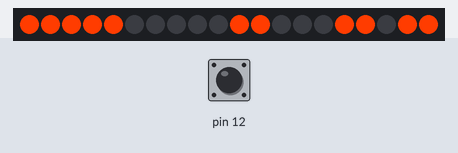
The sketch below on a simulated Arduino Uno, built with avr-gcc and run on an emulated ATmega328P. Shown: 20 RGB LEDs in strip order, left to right. The test bench sets the inputs (shaded band); at power-on: pin 12 HIGH. Random numbers use the default seed unless the sketch sets one.

Above: at 5.7 s.
17.3 s: pin 12 pulled LOW for 3.2 s
At 17.96 s:
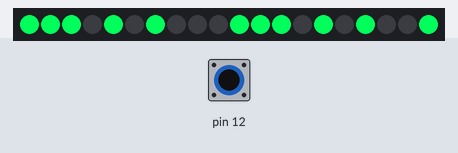
22.0 s: pin 12 pulled LOW for 1 s
At 22.79 s:
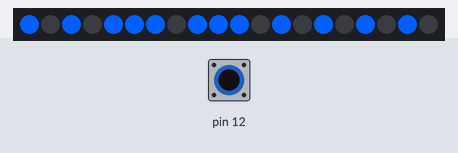
24.5 s: pin 12 pulled LOW for 3.2 s
At 28.1 s:
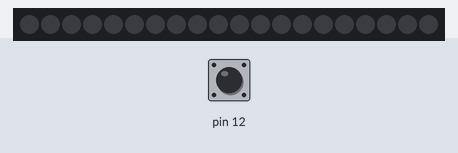
29.2 s: pin 12 pulled LOW for 1 s
At 29.74 s:
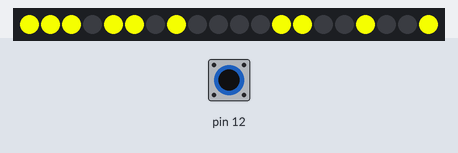
31.7 s: pin 12 pulled LOW for 0.15 s
At 32.9 s:
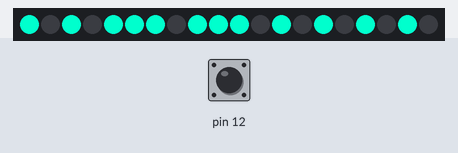
Timing chart, 0 to 34.3 s (numbered marks = the images above; inputs shaded):
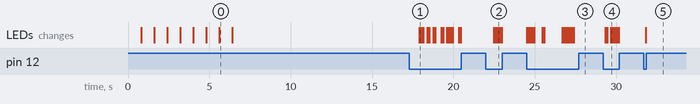

The sketch:

Code_3_bool.ino
```cpp
//CODE#3 - LED RANDOM COLOR CHANGE 5/20 (code done jasmin, jessey, nicole)

#include <Adafruit_NeoPixel.h>
#define LED_PIN 2 // THIS IS LED STRIP
#define LED_COUNT 20

Adafruit_NeoPixel strip(LED_COUNT, LED_PIN, NEO_GRB + NEO_KHZ800) ;


bool dice[20][20]={{1,1,1,0,1,0,1,0,1,0,1,0,1,0,1,0,1,0,1,0},
                   {1,1,1,1,1,0,0,1,1,0,1,0,1,0,0,0,0,1,0,1},
                   {0,1,1,1,1,0,1,0,1,0,0,0,1,1,0,0,1,1,0,0},
                   {1,1,1,0,1,1,0,1,0,0,0,0,1,1,0,0,1,0,0,1},
                   {1,0,1,0,1,1,1,0,1,1,1,0,1,0,1,0,1,0,1,0},
                   {0,1,1,0,1,1,1,1,1,0,0,0,0,0,0,1,1,0,1,0},
                   {1,1,1,0,1,0,1,0,0,0,1,1,1,0,1,0,1,0,0,1},
                   {1,1,1,1,1,0,0,0,0,0,1,1,0,0,0,1,1,0,1,1}};


                      // {1,0,0,1,1,1,0,1,1,1,1,0,1,1,1,0,1,1,1,1},
                      // {1,0,1,1,1,1,1,1,1,1,0,1,1,0,1,1,0,1,0,1},
                      // {0,1,1,0,0,1,1,0,1,1,1,1,0,1,1,1,1,1,1,1},
                      // {1,1,0,0,1,1,1,1,0,1,1,0,1,1,0,1,1,1,1,1},
                      // {1,0,1,1,1,0,1,1,1,1,1,1,1,0,1,0,1,1,0,1},
                      // {1,1,1,1,1,1,0,0,0,0,0,1,1,1,1,1,1,1,1,1}};


void setup() {
  // put your setup code here, to run once:
  strip.begin();
  Serial.begin(115200);
  strip.begin();
  for(int a=0;a<20;a++){
    setDice(a,random(65536));
  strip.show();
  delay(800);
  strip.setPixelColor(a,0,0,0);
  }
  strip.show();
  pinMode (12, INPUT_PULLUP);
}

void loop() {
//   for(int a=0;a<LED_COUNT;a++){
// strip.setPixelColor(a,strip.ColorHSV(random(65536)));
// strip.show();
// delay(50);
// strip.setPixelColor(a,0,0,0);
if(!digitalRead(12)) {
  setDice(random(20), random(65536));
  strip.show();
  delay(120);

    }

  }


void setDice(int rollz, word colorz) {
  for(int a=0;a<20;a++){
    if(dice[rollz] [a]) {
      strip.setPixelColor(a,strip.ColorHSV(colorz));

  } else {
    strip.setPixelColor(a,0,0,0);
  }
  }
  }


//  if(!digitalRead(12)){ //pin12 is button
    //when button in pin 12 is pressed, colour set to
//  strip.setPixelColor(3,0,0, !digitalRead(12)*100);
//    strip.show();
    //}
 //    if(!digitalRead(12)){ //pin12 is button
    //when button in pin 12 is pressed, colour set to
 //       strip.setPixelColor(3,0,0,0);
  //  strip.show();


 // }
  //    strip.show();

//}
```

Measured:
- after the input at 17.3 s, the LEDs: change after 0.61 s (image 1)
- after the input at 22.0 s, the LEDs: first change after 0.49 s (image 2 shows a later state)
- after the input at 24.5 s, the LEDs: first change at once (image 3 shows a later state)
- after the input at 29.2 s, the LEDs: first change after 0.12 s (image 4 shows a later state)
- after the input at 31.7 s, the LEDs: change after 0.12 s (image 5)
- what the display in image 0 shows lasts 0.8 s, from 5.6 s to 6.4 s
